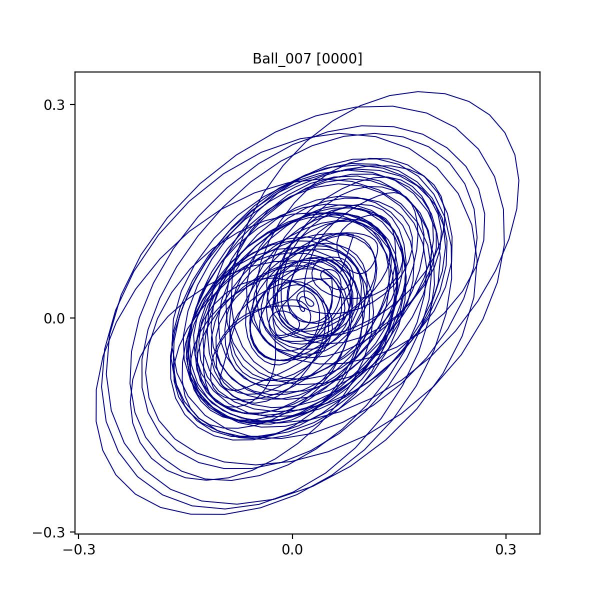
#> input picture Ball_007_0000.jpg, 1200 x 1200 px, found by its file name (shown at 1/2 size)
$ python 'import cv2.py'
#> lines starting #> are read from the running program, lines starting #| are printed output that depends on the picture; long printed decimals are rounded
import cv2
import numpy as np

def hist_ncc(image_path1, image_path2):
    image1 = cv2.imread(image_path1)
#> image1 is the input picture: shape (1200, 1200, 3); mean B, G, R 241.1, 232, 232
    image2 = cv2.imread(image_path2)
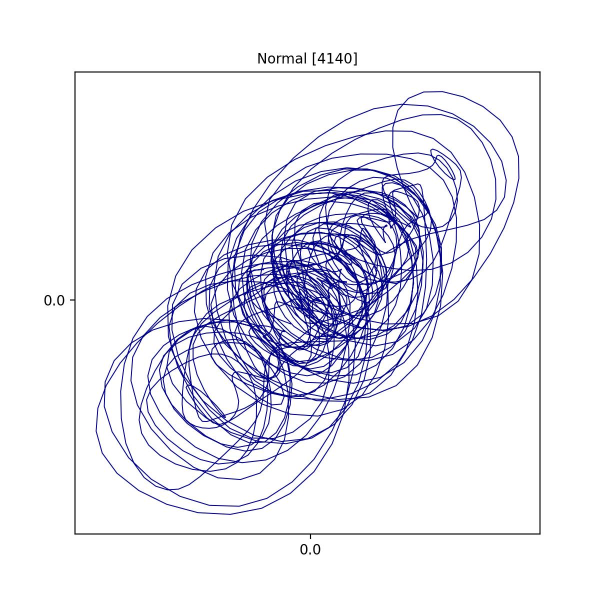
#> input picture Normal_4140.jpg, 1200 x 1200 px, found by its file name (shown at 1/2 size)
#> image2 is the input picture: shape (1200, 1200, 3); mean B, G, R 243, 235.2, 235.3

    if image1.shape != image2.shape:
        image2 = cv2.resize(image2, (image1.shape[1], image1.shape[0]))

    gray_image1 = cv2.cvtColor(image1, cv2.COLOR_BGR2GRAY)
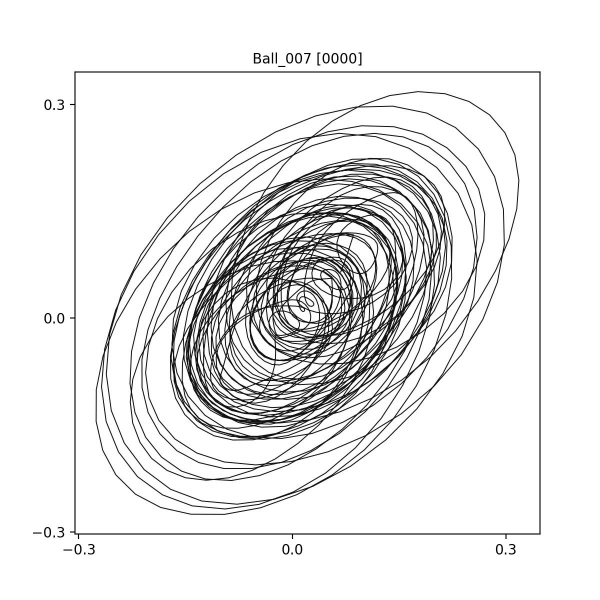
#> gray_image1: shape (1200, 1200) (shown at 1/2 size); min 0, max 255, mean 233
    gray_image2 = cv2.cvtColor(image2, cv2.COLOR_BGR2GRAY)
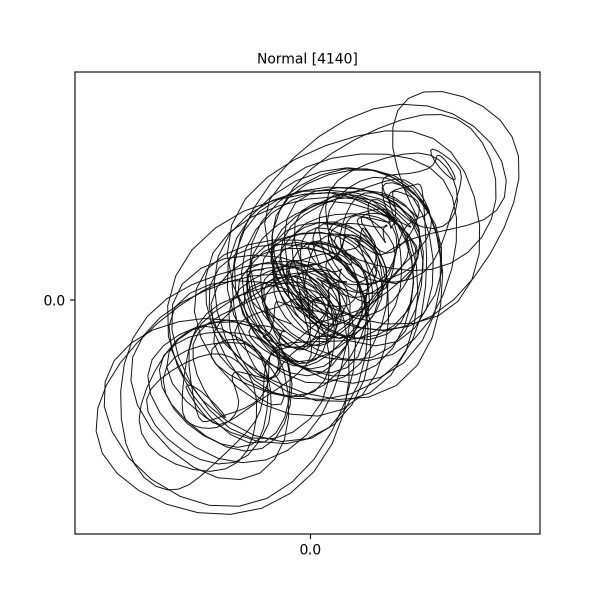
#> gray_image2: shape (1200, 1200) (shown at 1/2 size); min 0, max 255, mean 236.1

    hist_image1 = cv2.calcHist([gray_image1], [0], None, [256], [0, 256])
#> hist_image1 = 256 values, max 988105 at index 255, min 80 at index 4, mean 5625
    hist_image2 = cv2.calcHist([gray_image2], [0], None, [256], [0, 256])
#> hist_image2 = 256 values, max 1059933 at index 255, min 68 at index 1, mean 5625

    hist_image1 /= hist_image1.sum()
#> hist_image1 = 256 values, max 0.686 at index 255, min 5.56e-05 at index 4, mean 0.00391
    hist_image2 /= hist_image2.sum()
#> hist_image2 = 256 values, max 0.736 at index 255, min 4.72e-05 at index 1, mean 0.00391

    hist_intersection = cv2.compareHist(hist_image1, hist_image2, cv2.HISTCMP_INTERSECT)
#> hist_intersection = 0.95
    hist_correlation = cv2.compareHist(hist_image1, hist_image2, cv2.HISTCMP_CORREL)
#> hist_correlation = 1
    hist_chi_square = cv2.compareHist(hist_image1, hist_image2, cv2.HISTCMP_CHISQR)
#> hist_chi_square = 0.0122
    hist_bhattacharyya = cv2.compareHist(hist_image1, hist_image2, cv2.HISTCMP_BHATTACHARYYA)
#> hist_bhattacharyya = 0.0401

    ncc = np.sum((gray_image1 - np.mean(gray_image1)) * (gray_image2 - np.mean(gray_image2)) / (
                (np.std(gray_image1) * np.std(gray_image2)) * gray_image1.size))
#> ncc = 0.335

    comparison_values = [hist_intersection, hist_correlation, hist_chi_square, hist_bhattacharyya, ncc]
#> comparison_values = [0.95, 1, 0.0122, 0.0401, 0.335]
    final_comparison_value = sum(comparison_values) / len(comparison_values)
#> final_comparison_value = 0.467
    return final_comparison_value

image_path1 = r'C:\Users\asims\Desktop\Image Processing\Ball_007_0000.jpg'
image_path_comp = r'C:\Users\asims\Desktop\Image Processing\Normal_4140.jpg'

result = hist_ncc(image_path1, image_path_comp)
#> result = 0.467

print(f"Comparison result: {result}")
#| Comparison result: 0.4674
